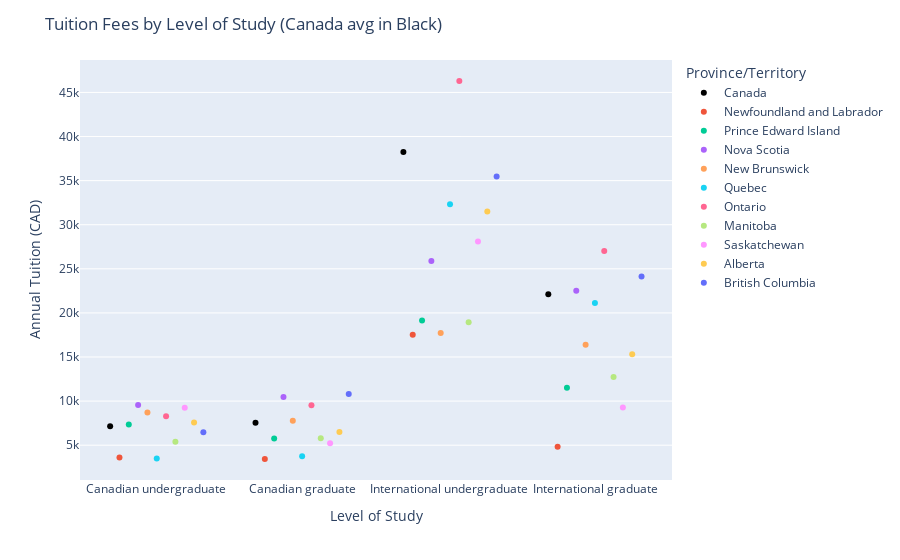

Here is the notebook cell this chart was saved with:
### Code cell
fig = px.strip(
    cleaned_tuition_df,
    x="Level of study",                # Categories on the x-axis (e.g., "Canadian undergraduate")
    y="Annual Tuition (CAD)",
    color="Province/Territory",        # Color by province/territory
    color_discrete_map={"Canada": "black"},  # Specify Canada to appear in black
    hover_data=["Province/Territory"], # Hover shows which province a point belongs to
    template='plotly'
)

fig.update_layout(
    title="Tuition Fees by Level of Study (Canada avg in Black)",
    xaxis_title="Level of Study",
    yaxis_title="Annual Tuition (CAD)",
    legend_title="Province/Territory"
)

fig.show()

### Figure 1 — Plotly figure (JSON) as saved in the notebook; plotly's stock layout.template omitted (floating-point values rounded to 4 significant figures)
{"data": [{"alignmentgroup": "True", "boxpoints": "all", "customdata": [["Canada"], ["Canada"], ["Canada"], ["Canada"]], "fillcolor": "rgba(255,255,255,0)", "hoveron": "points", "hovertemplate": "Province/Territory=%{customdata[0]}<br>Level of study=%{x}<br>Annual Tuition (CAD)=%{y}<extra></extra>", "legendgroup": "Canada", "line": {"color": "rgba(255,255,255,0)"}, "marker": {"color": "black"}, "name": "Canada", "offsetgroup": "Canada", "orientation": "v", "pointpos": 0, "showlegend": true, "type": "box", "x": ["Canadian undergraduate", "Canadian graduate", "International undergraduate", "International graduate"], "x0": " ", "xaxis": "x", "y": [7152, 7542, 38251, 22114], "y0": " ", "yaxis": "y"}, {"alignmentgroup": "True", "boxpoints": "all", "customdata": [["Newfoundland and Labrador"], ["Newfoundland and Labrador"], ["Newfoundland and Labrador"], ["Newfoundland and Labrador"]], "fillcolor": "rgba(255,255,255,0)", "hoveron": "points", "hovertemplate": "Province/Territory=%{customdata[0]}<br>Level of study=%{x}<br>Annual Tuition (CAD)=%{y}<extra></extra>", "legendgroup": "Newfoundland and Labrador", "line": {"color": "rgba(255,255,255,0)"}, "marker": {"color": "#EF553B"}, "name": "Newfoundland and Labrador", "offsetgroup": "Newfoundland and Labrador", "orientation": "v", "pointpos": 0, "showlegend": true, "type": "box", "x": ["Canadian undergraduate", "Canadian graduate", "International undergraduate", "International graduate"], "x0": " ", "xaxis": "x", "y": [3593, 3435, 17515, 4833], "y0": " ", "yaxis": "y"}, {"alignmentgroup": "True", "boxpoints": "all", "customdata": [["Prince Edward Island"], ["Prince Edward Island"], ["Prince Edward Island"], ["Prince Edward Island"]], "fillcolor": "rgba(255,255,255,0)", "hoveron": "points", "hovertemplate": "Province/Territory=%{customdata[0]}<br>Level of study=%{x}<br>Annual Tuition (CAD)=%{y}<extra></extra>", "legendgroup": "Prince Edward Island", "line": {"color": "rgba(255,255,255,0)"}, "marker": {"color": "#00cc96"}, "name": "Prince Edward Island", "offsetgroup": "Prince Edward Island", "orientation": "v", "pointpos": 0, "showlegend": true, "type": "box", "x": ["Canadian undergraduate", "Canadian graduate", "International undergraduate", "International graduate"], "x0": " ", "xaxis": "x", "y": [7359, 5750, 19128, 11513], "y0": " ", "yaxis": "y"}, {"alignmentgroup": "True", "boxpoints": "all", "customdata": [["Nova Scotia"], ["Nova Scotia"], ["Nova Scotia"], ["Nova Scotia"]], "fillcolor": "rgba(255,255,255,0)", "hoveron": "points", "hovertemplate": "Province/Territory=%{customdata[0]}<br>Level of study=%{x}<br>Annual Tuition (CAD)=%{y}<extra></extra>", "legendgroup": "Nova Scotia", "line": {"color": "rgba(255,255,255,0)"}, "marker": {"color": "#ab63fa"}, "name": "Nova Scotia", "offsetgroup": "Nova Scotia", "orientation": "v", "pointpos": 0, "showlegend": true, "type": "box", "x": ["Canadian undergraduate", "Canadian graduate", "International undergraduate", "International graduate"], "x0": " ", "xaxis": "x", "y": [9551, 10479, 25885, 22501], "y0": " ", "yaxis": "y"}, {"alignmentgroup": "True", "boxpoints": "all", "customdata": [["New Brunswick"], ["New Brunswick"], ["New Brunswick"], ["New Brunswick"]], "fillcolor": "rgba(255,255,255,0)", "hoveron": "points", "hovertemplate": "Province/Territory=%{customdata[0]}<br>Level of study=%{x}<br>Annual Tuition (CAD)=%{y}<extra></extra>", "legendgroup": "New Brunswick", "line": {"color": "rgba(255,255,255,0)"}, "marker": {"color": "#FFA15A"}, "name": "New Brunswick", "offsetgroup": "New Brunswick", "orientation": "v", "pointpos": 0, "showlegend": true, "type": "box", "x": ["Canadian undergraduate", "Canadian graduate", "International undergraduate", "International graduate"], "x0": " ", "xaxis": "x", "y": [8701, 7774, 17728, 16398], "y0": " ", "yaxis": "y"}, {"alignmentgroup": "True", "boxpoints": "all", "customdata": [["Quebec"], ["Quebec"], ["Quebec"], ["Quebec"]], "fillcolor": "rgba(255,255,255,0)", "hoveron": "points", "hovertemplate": "Province/Territory=%{customdata[0]}<br>Level of study=%{x}<br>Annual Tuition (CAD)=%{y}<extra></extra>", "legendgroup": "Quebec", "line": {"color": "rgba(255,255,255,0)"}, "marker": {"color": "#19d3f3"}, "name": "Quebec", "offsetgroup": "Quebec", "orientation": "v", "pointpos": 0, "showlegend": true, "type": "box", "x": ["Canadian undergraduate", "Canadian graduate", "International undergraduate", "International graduate"], "x0": " ", "xaxis": "x", "y": [3489, 3760, 32319, 21115], "y0": " ", "yaxis": "y"}, {"alignmentgroup": "True", "boxpoints": "all", "customdata": [["Ontario"], ["Ontario"], ["Ontario"], ["Ontario"]], "fillcolor": "rgba(255,255,255,0)", "hoveron": "points", "hovertemplate": "Province/Territory=%{customdata[0]}<br>Level of study=%{x}<br>Annual Tuition (CAD)=%{y}<extra></extra>", "legendgroup": "Ontario", "line": {"color": "rgba(255,255,255,0)"}, "marker": {"color": "#FF6692"}, "name": "Ontario", "offsetgroup": "Ontario", "orientation": "v", "pointpos": 0, "showlegend": true, "type": "box", "x": ["Canadian undergraduate", "Canadian graduate", "International undergraduate", "International graduate"], "x0": " ", "xaxis": "x", "y": [8271, 9522, 46297, 27010], "y0": " ", "yaxis": "y"}, {"alignmentgroup": "True", "boxpoints": "all", "customdata": [["Manitoba"], ["Manitoba"], ["Manitoba"], ["Manitoba"]], "fillcolor": "rgba(255,255,255,0)", "hoveron": "points", "hovertemplate": "Province/Territory=%{customdata[0]}<br>Level of study=%{x}<br>Annual Tuition (CAD)=%{y}<extra></extra>", "legendgroup": "Manitoba", "line": {"color": "rgba(255,255,255,0)"}, "marker": {"color": "#B6E880"}, "name": "Manitoba", "offsetgroup": "Manitoba", "orientation": "v", "pointpos": 0, "showlegend": true, "type": "box", "x": ["Canadian undergraduate", "Canadian graduate", "International undergraduate", "International graduate"], "x0": " ", "xaxis": "x", "y": [5390, 5775, 18928, 12730], "y0": " ", "yaxis": "y"}, {"alignmentgroup": "True", "boxpoints": "all", "customdata": [["Saskatchewan"], ["Saskatchewan"], ["Saskatchewan"], ["Saskatchewan"]], "fillcolor": "rgba(255,255,255,0)", "hoveron": "points", "hovertemplate": "Province/Territory=%{customdata[0]}<br>Level of study=%{x}<br>Annual Tuition (CAD)=%{y}<extra></extra>", "legendgroup": "Saskatchewan", "line": {"color": "rgba(255,255,255,0)"}, "marker": {"color": "#FF97FF"}, "name": "Saskatchewan", "offsetgroup": "Saskatchewan", "orientation": "v", "pointpos": 0, "showlegend": true, "type": "box", "x": ["Canadian undergraduate", "Canadian graduate", "International undergraduate", "International graduate"], "x0": " ", "xaxis": "x", "y": [9240, 5217, 28090, 9280], "y0": " ", "yaxis": "y"}, {"alignmentgroup": "True", "boxpoints": "all", "customdata": [["Alberta"], ["Alberta"], ["Alberta"], ["Alberta"]], "fillcolor": "rgba(255,255,255,0)", "hoveron": "points", "hovertemplate": "Province/Territory=%{customdata[0]}<br>Level of study=%{x}<br>Annual Tuition (CAD)=%{y}<extra></extra>", "legendgroup": "Alberta", "line": {"color": "rgba(255,255,255,0)"}, "marker": {"color": "#FECB52"}, "name": "Alberta", "offsetgroup": "Alberta", "orientation": "v", "pointpos": 0, "showlegend": true, "type": "box", "x": ["Canadian undergraduate", "Canadian graduate", "International undergraduate", "International graduate"], "x0": " ", "xaxis": "x", "y": [7561, 6489, 31498, 15302], "y0": " ", "yaxis": "y"}, {"alignmentgroup": "True", "boxpoints": "all", "customdata": [["British Columbia"], ["British Columbia"], ["British Columbia"], ["British Columbia"]], "fillcolor": "rgba(255,255,255,0)", "hoveron": "points", "hovertemplate": "Province/Territory=%{customdata[0]}<br>Level of study=%{x}<br>Annual Tuition (CAD)=%{y}<extra></extra>", "legendgroup": "British Columbia", "line": {"color": "rgba(255,255,255,0)"}, "marker": {"color": "#636efa"}, "name": "British Columbia", "offsetgroup": "British Columbia", "orientation": "v", "pointpos": 0, "showlegend": true, "type": "box", "x": ["Canadian undergraduate", "Canadian graduate", "International undergraduate", "International graduate"], "x0": " ", "xaxis": "x", "y": [6477, 10803, 35469, 24139], "y0": " ", "yaxis": "y"}], "layout": {"boxmode": "group", "legend": {"title": {"text": "Province/Territory"}, "tracegroupgap": 0}, "margin": {"t": 60}, "title": {"text": "Tuition Fees by Level of Study (Canada avg in Black)"}, "xaxis": {"anchor": "y", "domain": [0, 1], "title": {"text": "Level of Study"}}, "yaxis": {"anchor": "x", "domain": [0, 1], "title": {"text": "Annual Tuition (CAD)"}}}}
